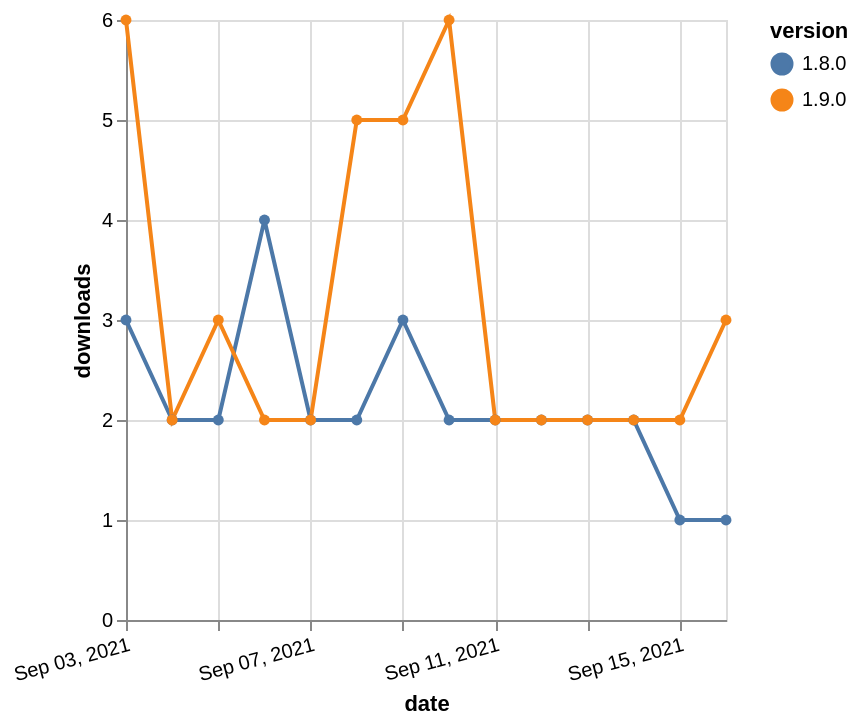

The specification (Vega-Lite) saved for this image:
### Vega-Lite specification from a JSON file in a GitHub repository (floating-point values rounded to 4 significant figures)
{"$schema": "https://vega.github.io/schema/vega-lite/v5.json", "description": "A simple bar chart with embedded data.", "data": {"values": [{"date": "2021-09-03", "total": 2289, "delta": 3, "version": "1.8.0"}, {"date": "2021-09-04", "total": 2291, "delta": 2, "version": "1.8.0"}, {"date": "2021-09-05", "total": 2293, "delta": 2, "version": "1.8.0"}, {"date": "2021-09-06", "total": 2297, "delta": 4, "version": "1.8.0"}, {"date": "2021-09-07", "total": 2299, "delta": 2, "version": "1.8.0"}, {"date": "2021-09-08", "total": 2301, "delta": 2, "version": "1.8.0"}, {"date": "2021-09-09", "total": 2304, "delta": 3, "version": "1.8.0"}, {"date": "2021-09-10", "total": 2306, "delta": 2, "version": "1.8.0"}, {"date": "2021-09-11", "total": 2308, "delta": 2, "version": "1.8.0"}, {"date": "2021-09-12", "total": 2310, "delta": 2, "version": "1.8.0"}, {"date": "2021-09-13", "total": 2312, "delta": 2, "version": "1.8.0"}, {"date": "2021-09-14", "total": 2314, "delta": 2, "version": "1.8.0"}, {"date": "2021-09-15", "total": 2315, "delta": 1, "version": "1.8.0"}, {"date": "2021-09-16", "total": 2316, "delta": 1, "version": "1.8.0"}, {"date": "2021-09-03", "total": 2866, "delta": 6, "version": "1.9.0"}, {"date": "2021-09-04", "total": 2868, "delta": 2, "version": "1.9.0"}, {"date": "2021-09-05", "total": 2871, "delta": 3, "version": "1.9.0"}, {"date": "2021-09-06", "total": 2873, "delta": 2, "version": "1.9.0"}, {"date": "2021-09-07", "total": 2875, "delta": 2, "version": "1.9.0"}, {"date": "2021-09-08", "total": 2880, "delta": 5, "version": "1.9.0"}, {"date": "2021-09-09", "total": 2885, "delta": 5, "version": "1.9.0"}, {"date": "2021-09-10", "total": 2891, "delta": 6, "version": "1.9.0"}, {"date": "2021-09-11", "total": 2893, "delta": 2, "version": "1.9.0"}, {"date": "2021-09-12", "total": 2895, "delta": 2, "version": "1.9.0"}, {"date": "2021-09-13", "total": 2897, "delta": 2, "version": "1.9.0"}, {"date": "2021-09-14", "total": 2899, "delta": 2, "version": "1.9.0"}, {"date": "2021-09-15", "total": 2901, "delta": 2, "version": "1.9.0"}, {"date": "2021-09-16", "total": 2904, "delta": 3, "version": "1.9.0"}]}, "width": "container", "mark": {"type": "line", "point": {"filled": true}}, "encoding": {"x": {"field": "date", "type": "temporal", "timeUnit": "yearmonthdate", "title": "date", "axis": {"labelAngle": -15}}, "y": {"field": "delta", "type": "quantitative", "title": "downloads"}, "color": {"field": "version", "type": "nominal"}, "tooltip": {"field": "delta"}}}
